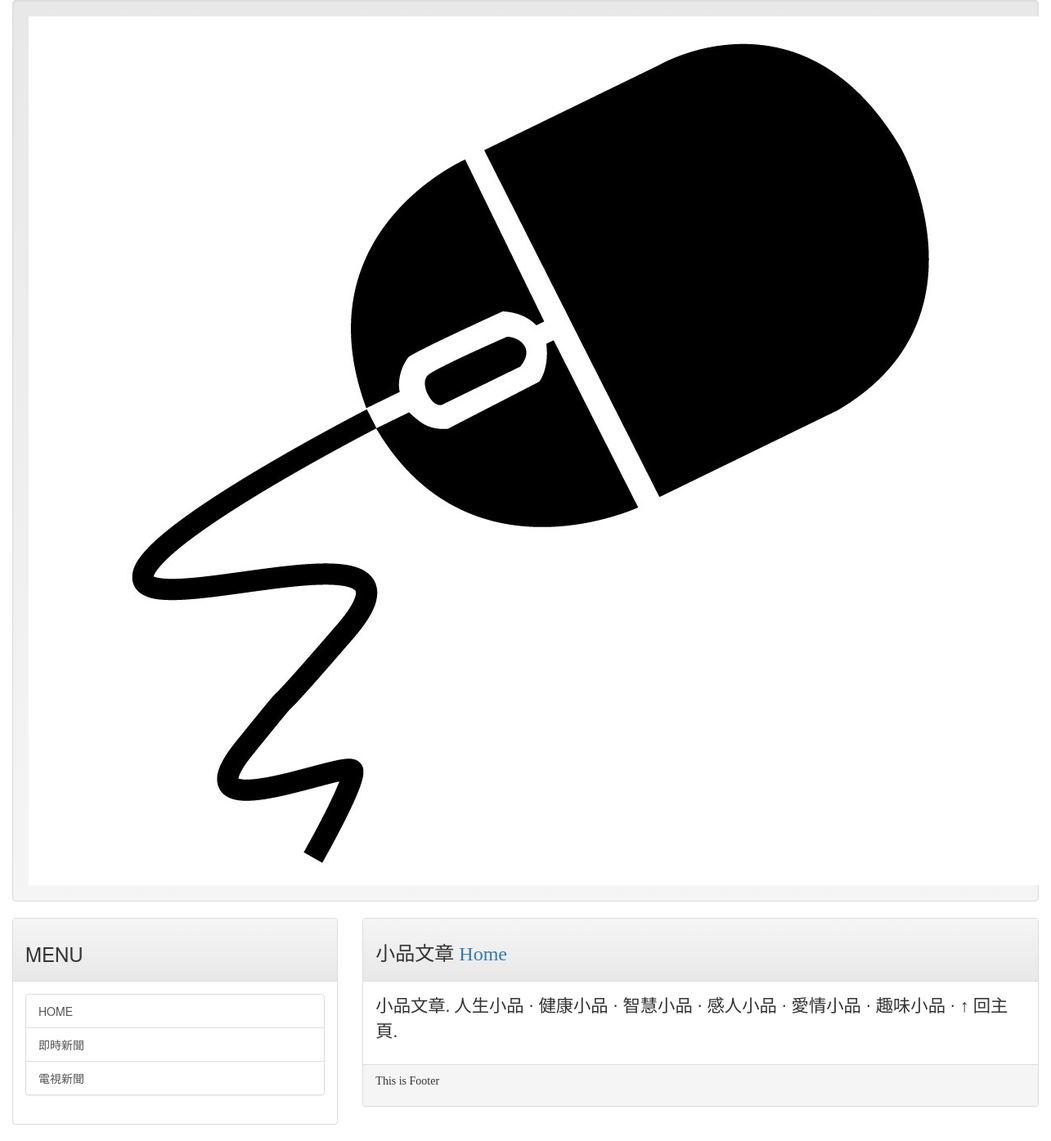
Screenshot of /post/shiao_pin with the database file from the repository.
### mainsite/models.py (models this page shows, shortened)
class Post(models.Model):
    title = models.CharField(max_length=200)
    slug = models.CharField(max_length=200)
    body = models.TextField()
    pub_date = models.DateTimeField(default=timezone.now)
    class Meta:
        ordering = ('-pub_date',)

### mainsite/views.py (the view)
# urls.py: url(r'^post/(\w+)$',showpost),
def showpost(request, slug):
    template = get_template('post.html')
    try:
        post = Post.objects.get(slug = slug)
        if post != None:
            html = template.render(locals())
            return HttpResponse(html)
    except:
        return redirect('/')

### templates/post.html (shortened to what this page needs)
{% extends 'base.html' %}
{% block headmessage %}
    <h3 style='font-family:標楷體;'>{{ post.title }}</a>
	<a style='font-family:微軟正黑體;' href='/'> Home</a>
{% endblock %}
{% block content %}
    <p style='font-family:微軟正黑體;font-size:16pt;font-weight=bold;'>
	    {{post.body}}
	</p>
{% endblock %}

### rows the page displays
Post: title "小品文章", body "小品文章. 人生小品 · 健康小品 · 智慧小品 · 感人小品 · 愛情小品 · 趣味小品 · ↑ 回主頁."
